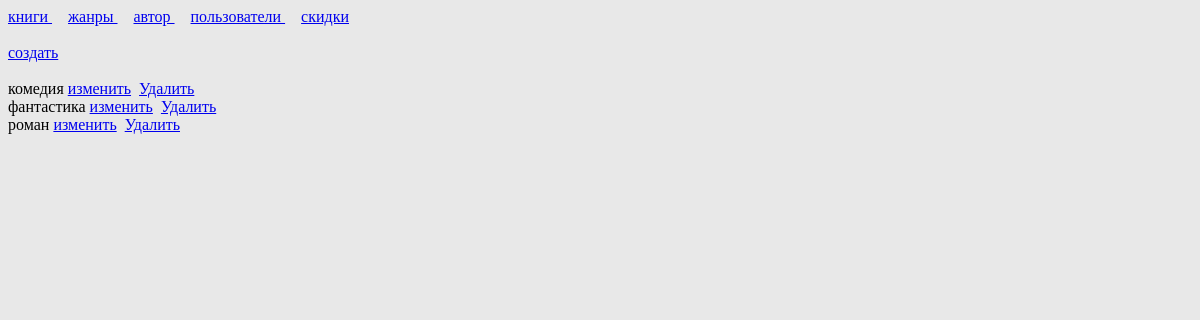
/admin.php?c=genre, run on an earlier commit of the app's database.
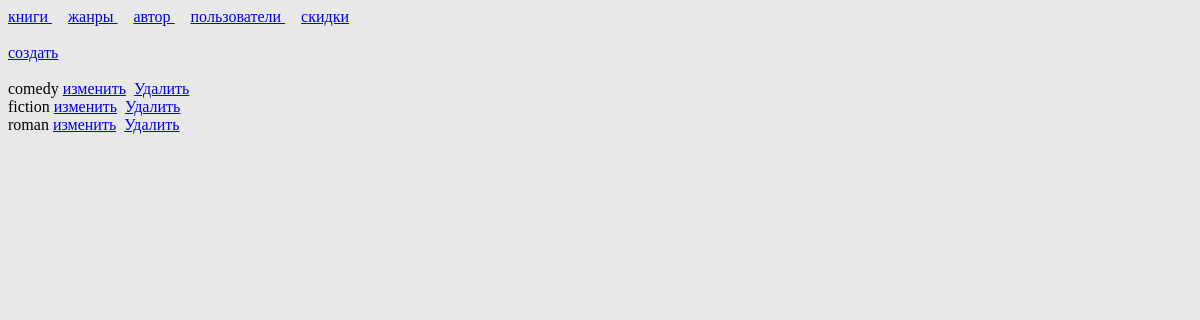
And on a later commit of the database.
### tables this page shows
CREATE TABLE `genre` (
  `genre_id` int(11) NOT NULL,
  `genre_name` varchar(255) NOT NULL
);

### libraries/autoloader.php (called while the page is built, shortened)
<?php
if(!function_exists("LibLoader")){
    function LibLoader($class){
        $class = strtolower($class);
        $filePath = __DIR__."/".$class.".php";
    }
}
if(!function_exists("LibControllers")){
    function LibControllers($class){
        $class = ucfirst($class);
        $filePath = __DIR__."/../controllers/".$class.".php";
    }
}
if(!function_exists("LibModels")){
    function LibModels($class){
        $class = ucfirst($class);
        $filePath = __DIR__."/../models/".$class.".php";
    }
}

### controllers/GenreController.php (called while the page is built, shortened)
<?php
class GenreController extends BaseController{
	public function index(){
            $genres = Genre::model()->findAll();
		$this->render("index", ["genre"=> $genres]);
	}
}

### admin.php (called while the page is built, shortened)
<?php
include("config/config.php");
include("libraries/autoloader.php");
$app = new App($config);
$app->start();

### models/Models.php (called while the page is built, shortened)
<?php
abstract class Models{
    protected $db;
    private static  $_models = [];
    public function __construct(){
        $this->db = App::$db;
    }
    public static function model($className = __CLASS__){
        if(isset(self::$_models[$className])){
            return self::$_models[$className];
        }else{
            self::$_models[$className] = new $className();
            return self::$_models[$className];
        }
    }
    public function findAll($params = [], $orders = []){
        $sql = "select * from ".$this->getTableName();
        $dbParams = [];
        $sth = $this->db->prepare($sql);
        $sth->execute($dbParams);
        return $sth->fetchAll(PDO::FETCH_ASSOC);
    }
}

### models/Genre.php (called while the page is built, shortened)
<?php
class Genre extends Models{
    public function getTableName(){
        return "genre";
    }
    public static function model($className = __CLASS__){
        return parent::model($className);
    }
}

### views/genre/index.php (the view, shortened to what this page needs)
<!DOCTYPE html>
<html>
<head>
<link href="style.css" type="text/css" rel="stylesheet">
</head>
	<body>
            <?php include(BASE_PASS . 'views/menu.php'); ?>
<a href='admin.php?c=genre&a=create'>создать</a><br><br>
<?php
foreach ($genre as $value) {
    echo $value['genre_name']."&nbsp;<a href='admin.php?c=genre&a=update&genre_id="
            .$value['genre_id']."'>изменить</a>&nbsp;"
            . "&nbsp;<a href='admin.php?c=genre&a=delete&genre_id="
            .$value['genre_id']."'>Удалить</a><br>";
}
?>
	</body>
</html>

### libraries/app.php (shortened to what this page needs)
<?php
class  App{
	public function start(){
		if(isset($_GET["a"])){
			$action = $_GET["a"];
		}else{
			$action = "index";
		}
		$c = new $controller;
		if(method_exists($c,$action)){
			$c->$action();
		}else{
			echo "ERROR: $action not found.";
		}
	}
}

### controllers/BaseController.php (shortened to what this page needs)
<?php
abstract class BaseController{
    protected  function render($view, $params = array()){
            $controller = strtolower(str_replace("Controller", "", get_class($this)));
            if(file_exists(BASE_PASS."/views/$controller/".$view.".php")){
                    include(BASE_PASS."/views/$controller/".$view.".php");
            }else{
                    echo "view ". $view.".php not found";
                    exit();
            }
    }
}

### views/menu.php
<a href="admin.php?c=book"> книги </a>&nbsp;&nbsp;&nbsp;
<a href="admin.php?c=genre"> жанры </a>&nbsp;&nbsp;&nbsp;
<a href="admin.php?c=author"> автор </a>&nbsp;&nbsp;&nbsp;
<a href="admin.php?c=user"> пользователи </a>&nbsp;&nbsp;&nbsp;
<a href="admin.php?c=skidka"> скидки </a><br><br>

### style.css (style rules this page uses)
body { background: #E8E8E8; }

What changed in the data, as far as the page shows it:
changed genre: genre_name "комедия" → "comedy"
changed genre: genre_name "фантастика" → "fiction"
changed genre: genre_name "роман" → "roman"
